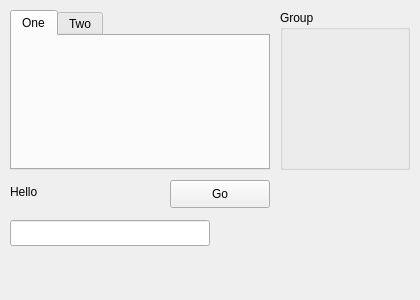
<?xml version="1.0" encoding="UTF-8"?>
<ui version="4.0">
 <class>RichForm</class>
 <widget class="QWidget" name="RichForm">
  <property name="geometry"><rect><x>0</x><y>0</y><width>420</width><height>300</height></rect></property>
  <widget class="QTabWidget" name="tabs">
   <property name="geometry"><rect><x>10</x><y>10</y><width>260</width><height>160</height></rect></property>
   <property name="currentIndex"><number>0</number></property>
   <widget class="QWidget" name="tabOne">
    <attribute name="title"><string>One</string></attribute>
   </widget>
   <widget class="QWidget" name="tabTwo">
    <attribute name="title"><string>Two</string></attribute>
   </widget>
  </widget>
  <widget class="QGroupBox" name="box">
   <property name="geometry"><rect><x>280</x><y>10</y><width>130</width><height>160</height></rect></property>
   <property name="title"><string>Group</string></property>
  </widget>
  <widget class="QLabel" name="caption">
   <property name="geometry"><rect><x>10</x><y>180</y><width>150</width><height>24</height></rect></property>
   <property name="text"><string>Hello</string></property>
   <property name="alignment"><set>Qt::AlignLeading|Qt::AlignLeft|Qt::AlignVCenter</set></property>
  </widget>
  <widget class="QPushButton" name="go">
   <property name="geometry"><rect><x>170</x><y>180</y><width>100</width><height>28</height></rect></property>
   <property name="text"><string>Go</string></property>
  </widget>
  <widget class="QLineEdit" name="nameEdit">
   <property name="geometry"><rect><x>10</x><y>220</y><width>200</width><height>26</height></rect></property>
  </widget>
 </widget>
 <tabstops><tabstop>nameEdit</tabstop><tabstop>go</tabstop></tabstops>
 <resources/>
 <connections/>
</ui>
